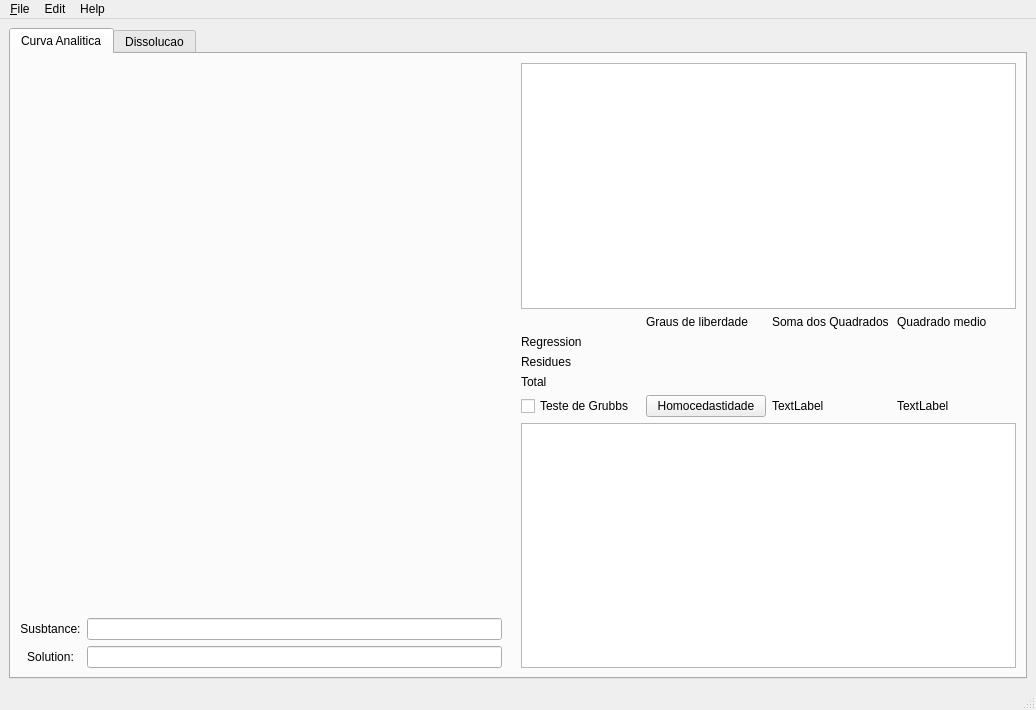
<?xml version="1.0" encoding="UTF-8"?>
<ui version="4.0">
 <class>MainWindow</class>
 <widget class="QMainWindow" name="MainWindow">
  <property name="geometry">
   <rect>
    <x>0</x>
    <y>0</y>
    <width>1036</width>
    <height>710</height>
   </rect>
  </property>
  <property name="minimumSize">
   <size>
    <width>598</width>
    <height>606</height>
   </size>
  </property>
  <property name="windowTitle">
   <string>MainWindow</string>
  </property>
  <widget class="QWidget" name="main_window">
   <layout class="QGridLayout" name="gridLayout_3">
    <item row="0" column="1">
     <widget class="QTabWidget" name="tabWidget">
      <property name="focusPolicy">
       <enum>Qt::NoFocus</enum>
      </property>
      <property name="autoFillBackground">
       <bool>true</bool>
      </property>
      <property name="currentIndex">
       <number>0</number>
      </property>
      <widget class="QWidget" name="curva_analitica">
       <attribute name="title">
        <string>Curva Analitica</string>
       </attribute>
       <layout class="QGridLayout" name="gridLayout_2">
        <item row="1" column="1">
         <layout class="QGridLayout" name="gridLayout_CAtab">
          <item row="1" column="1">
           <layout class="QVBoxLayout" name="verticalLayout_table">
            <item>
             <widget class="QTableWidget" name="tableWidget"/>
            </item>
            <item>
             <layout class="QGridLayout" name="gridLayout_btns">
              <item row="4" column="0">
               <widget class="QCheckBox" name="grubbs_checkBox">
                <property name="text">
                 <string>Teste de Grubbs</string>
                </property>
               </widget>
              </item>
              <item row="3" column="1">
               <widget class="QLabel" name="gl_tot_label">
                <property name="text">
                 <string/>
                </property>
               </widget>
              </item>
              <item row="2" column="1">
               <widget class="QLabel" name="gl_res_label">
                <property name="text">
                 <string/>
                </property>
               </widget>
              </item>
              <item row="1" column="2">
               <widget class="QLabel" name="sq_reg_label">
                <property name="text">
                 <string/>
                </property>
               </widget>
              </item>
              <item row="3" column="2">
               <widget class="QLabel" name="sq_tot_label">
                <property name="text">
                 <string/>
                </property>
               </widget>
              </item>
              <item row="2" column="0">
               <widget class="QLabel" name="label_5">
                <property name="text">
                 <string>Residues</string>
                </property>
               </widget>
              </item>
              <item row="3" column="0">
               <widget class="QLabel" name="label_6">
                <property name="text">
                 <string>Total</string>
                </property>
               </widget>
              </item>
              <item row="4" column="1">
               <widget class="QPushButton" name="homocedastidade_btn">
                <property name="text">
                 <string>Homocedastidade</string>
                </property>
               </widget>
              </item>
              <item row="1" column="0">
               <widget class="QLabel" name="label_4">
                <property name="text">
                 <string>Regression</string>
                </property>
               </widget>
              </item>
              <item row="0" column="0">
               <widget class="QLabel" name="label_3">
                <property name="text">
                 <string/>
                </property>
               </widget>
              </item>
              <item row="0" column="2">
               <widget class="QLabel" name="label_9">
                <property name="text">
                 <string>Soma dos Quadrados</string>
                </property>
               </widget>
              </item>
              <item row="2" column="2">
               <widget class="QLabel" name="sq_res_label">
                <property name="text">
                 <string/>
                </property>
               </widget>
              </item>
              <item row="0" column="1">
               <widget class="QLabel" name="label_7">
                <property name="text">
                 <string>Graus de liberdade</string>
                </property>
               </widget>
              </item>
              <item row="3" column="3">
               <widget class="QLabel" name="qm_tot_label">
                <property name="text">
                 <string/>
                </property>
               </widget>
              </item>
              <item row="1" column="3">
               <widget class="QLabel" name="qm_reg_label">
                <property name="text">
                 <string/>
                </property>
               </widget>
              </item>
              <item row="0" column="3">
               <widget class="QLabel" name="label_10">
                <property name="text">
                 <string>Quadrado medio</string>
                </property>
               </widget>
              </item>
              <item row="1" column="1">
               <widget class="QLabel" name="gl_reg_label">
                <property name="text">
                 <string/>
                </property>
               </widget>
              </item>
              <item row="4" column="2">
               <widget class="QLabel" name="homocedast_label">
                <property name="text">
                 <string>TextLabel</string>
                </property>
               </widget>
              </item>
              <item row="4" column="3">
               <widget class="QLabel" name="f_label">
                <property name="text">
                 <string>TextLabel</string>
                </property>
               </widget>
              </item>
              <item row="2" column="3">
               <widget class="QLabel" name="qm_res_label">
                <property name="text">
                 <string/>
                </property>
               </widget>
              </item>
             </layout>
            </item>
            <item>
             <layout class="QGridLayout" name="gridLayout_5">
              <item row="0" column="0">
               <widget class="QTableWidget" name="outlier_tableWidget"/>
              </item>
             </layout>
            </item>
           </layout>
          </item>
          <item row="1" column="0">
           <layout class="QVBoxLayout" name="verticalLayout_plot">
            <item>
             <spacer name="verticalSpacer">
              <property name="orientation">
               <enum>Qt::Vertical</enum>
              </property>
              <property name="sizeHint" stdset="0">
               <size>
                <width>20</width>
                <height>40</height>
               </size>
              </property>
             </spacer>
            </item>
            <item>
             <layout class="QGridLayout" name="gridLayout_graph"/>
            </item>
            <item>
             <layout class="QGridLayout" name="gridLayout_info">
              <item row="3" column="3">
               <widget class="QLabel" name="R_label">
                <property name="text">
                 <string/>
                </property>
                <property name="alignment">
                 <set>Qt::AlignCenter</set>
                </property>
               </widget>
              </item>
              <item row="3" column="1">
               <widget class="QLineEdit" name="solution_lineEdit"/>
              </item>
              <item row="1" column="0">
               <widget class="QLabel" name="substance_label">
                <property name="text">
                 <string>Susbtance:</string>
                </property>
                <property name="alignment">
                 <set>Qt::AlignCenter</set>
                </property>
               </widget>
              </item>
              <item row="3" column="0">
               <widget class="QLabel" name="solution_label">
                <property name="text">
                 <string>Solution:</string>
                </property>
                <property name="scaledContents">
                 <bool>true</bool>
                </property>
                <property name="alignment">
                 <set>Qt::AlignCenter</set>
                </property>
               </widget>
              </item>
              <item row="1" column="1">
               <widget class="QLineEdit" name="substance_lineEdit"/>
              </item>
              <item row="1" column="3">
               <widget class="QLabel" name="equation_label">
                <property name="text">
                 <string/>
                </property>
                <property name="alignment">
                 <set>Qt::AlignCenter</set>
                </property>
               </widget>
              </item>
             </layout>
            </item>
           </layout>
          </item>
         </layout>
        </item>
       </layout>
      </widget>
      <widget class="QWidget" name="dissolucao">
       <attribute name="title">
        <string>Dissolucao</string>
       </attribute>
       <layout class="QGridLayout" name="gridLayout_6">
        <item row="0" column="0" rowspan="2">
         <layout class="QGridLayout" name="grid_layou_diss">
          <item row="0" column="0">
           <spacer name="horizontalSpacer_2">
            <property name="orientation">
             <enum>Qt::Horizontal</enum>
            </property>
            <property name="sizeHint" stdset="0">
             <size>
              <width>40</width>
              <height>20</height>
             </size>
            </property>
           </spacer>
          </item>
         </layout>
        </item>
        <item row="0" column="1" colspan="3">
         <widget class="QTableWidget" name="tableWidget_2"/>
        </item>
        <item row="1" column="1">
         <widget class="QPushButton" name="iplotbtn_2">
          <property name="text">
           <string>import Plot</string>
          </property>
         </widget>
        </item>
        <item row="1" column="2">
         <widget class="QPushButton" name="itablebtn_2">
          <property name="text">
           <string>import to table</string>
          </property>
         </widget>
        </item>
        <item row="1" column="3">
         <widget class="QPushButton" name="mediabtn_2">
          <property name="text">
           <string>media</string>
          </property>
         </widget>
        </item>
        <item row="2" column="1">
         <widget class="QPushButton" name="pushButton_2">
          <property name="text">
           <string>standard deviation</string>
          </property>
         </widget>
        </item>
        <item row="2" column="2">
         <widget class="QPushButton" name="ptablebtn_2">
          <property name="text">
           <string>plot from table</string>
          </property>
         </widget>
        </item>
        <item row="2" column="3">
         <widget class="QPushButton" name="pmediabtn_2">
          <property name="text">
           <string>plot media</string>
          </property>
         </widget>
        </item>
       </layout>
      </widget>
     </widget>
    </item>
   </layout>
  </widget>
  <widget class="QMenuBar" name="menubar">
   <property name="geometry">
    <rect>
     <x>0</x>
     <y>0</y>
     <width>1036</width>
     <height>21</height>
    </rect>
   </property>
   <widget class="QMenu" name="menuFIle">
    <property name="title">
     <string>&amp;File</string>
    </property>
    <addaction name="actionNew"/>
    <addaction name="actionOpen"/>
    <addaction name="actionSave"/>
    <addaction name="separator"/>
    <addaction name="actionExit"/>
   </widget>
   <widget class="QMenu" name="menuHelp">
    <property name="title">
     <string>Help</string>
    </property>
    <addaction name="actionAbout_it"/>
   </widget>
   <widget class="QMenu" name="menuEdit">
    <property name="title">
     <string>Edit</string>
    </property>
    <addaction name="actionAdd_Column"/>
    <addaction name="actionRemove_column"/>
    <addaction name="actionAdd_row"/>
    <addaction name="actionRemove_row"/>
   </widget>
   <addaction name="menuFIle"/>
   <addaction name="menuEdit"/>
   <addaction name="menuHelp"/>
  </widget>
  <widget class="QStatusBar" name="statusbar"/>
  <action name="actionNew">
   <property name="text">
    <string>New</string>
   </property>
  </action>
  <action name="actionOpen">
   <property name="text">
    <string>Open</string>
   </property>
  </action>
  <action name="actionImport_CSV">
   <property name="text">
    <string>Import CSV</string>
   </property>
  </action>
  <action name="actionExit">
   <property name="text">
    <string>Exit</string>
   </property>
  </action>
  <action name="actionAbout_it">
   <property name="text">
    <string>About it</string>
   </property>
  </action>
  <action name="actionSave">
   <property name="text">
    <string>Save</string>
   </property>
  </action>
  <action name="actionEditor">
   <property name="text">
    <string>Editor</string>
   </property>
  </action>
  <action name="actionAdd_Column">
   <property name="text">
    <string>Add column</string>
   </property>
  </action>
  <action name="actionRemove_column">
   <property name="text">
    <string>Remove column</string>
   </property>
  </action>
  <action name="actionAdd_row">
   <property name="text">
    <string>Add row</string>
   </property>
  </action>
  <action name="actionRemove_row">
   <property name="text">
    <string>Remove row</string>
   </property>
  </action>
 </widget>
 <resources/>
 <connections/>
</ui>
